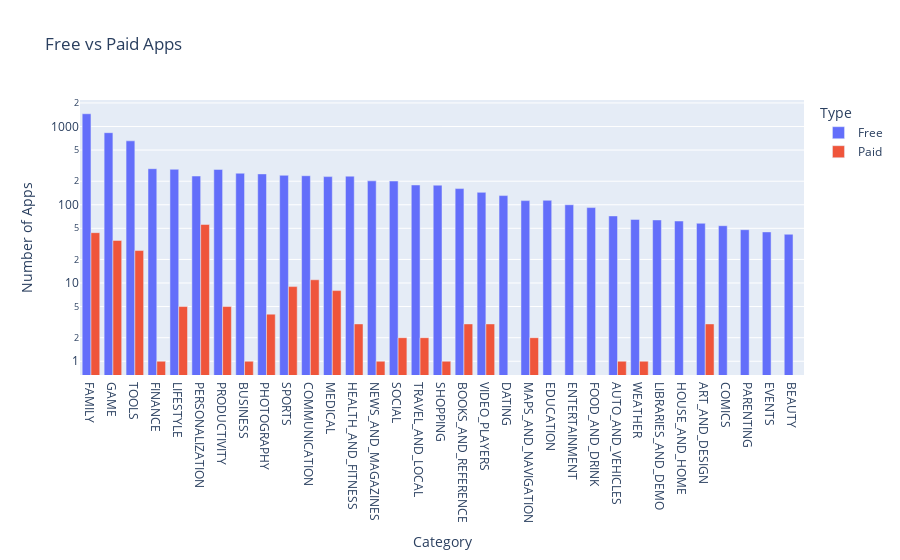

The cell this chart's notebook holds for it:
### Code cell
free_vs_paid_bar = px.bar(df_free_vs_paid, x='Category', y='App', 
                            title='Free vs Paid Apps', color='Type', barmode='group')

free_vs_paid_bar.update_layout(xaxis_title='Category',
                                yaxis_title='Number of Apps',
                                xaxis={'categoryorder':'total descending'},
                                yaxis=dict(type='log'))

free_vs_paid_bar.show()

### Figure 1 — Plotly figure (JSON) as saved in the notebook; plotly's stock layout.template omitted (floating-point values rounded to 4 significant figures)
{"data": [{"alignmentgroup": "True", "hovertemplate": "Type=Free<br>Category=%{x}<br>App=%{y}<extra></extra>", "legendgroup": "Free", "marker": {"color": "#636efa", "pattern": {"shape": ""}}, "name": "Free", "offsetgroup": "Free", "orientation": "v", "showlegend": true, "textposition": "auto", "type": "bar", "x": ["ART_AND_DESIGN", "AUTO_AND_VEHICLES", "BEAUTY", "BOOKS_AND_REFERENCE", "BUSINESS", "COMICS", "COMMUNICATION", "DATING", "EDUCATION", "ENTERTAINMENT", "EVENTS", "FAMILY", "FINANCE", "FOOD_AND_DRINK", "GAME", "HEALTH_AND_FITNESS", "HOUSE_AND_HOME", "LIBRARIES_AND_DEMO", "LIFESTYLE", "MAPS_AND_NAVIGATION", "MEDICAL", "NEWS_AND_MAGAZINES", "PARENTING", "PERSONALIZATION", "PHOTOGRAPHY", "PRODUCTIVITY", "SHOPPING", "SOCIAL", "SPORTS", "TOOLS", "TRAVEL_AND_LOCAL", "VIDEO_PLAYERS", "WEATHER"], "xaxis": "x", "y": [58, 72, 42, 161, 253, 54, 235, 131, 114, 100, 45, 1456, 289, 92, 834, 232, 62, 64, 284, 113, 229, 202, 48, 233, 248, 283, 178, 201, 238, 656, 179, 144, 65], "yaxis": "y"}, {"alignmentgroup": "True", "hovertemplate": "Type=Paid<br>Category=%{x}<br>App=%{y}<extra></extra>", "legendgroup": "Paid", "marker": {"color": "#EF553B", "pattern": {"shape": ""}}, "name": "Paid", "offsetgroup": "Paid", "orientation": "v", "showlegend": true, "textposition": "auto", "type": "bar", "x": ["ART_AND_DESIGN", "AUTO_AND_VEHICLES", "BOOKS_AND_REFERENCE", "BUSINESS", "COMMUNICATION", "FAMILY", "FINANCE", "GAME", "HEALTH_AND_FITNESS", "LIFESTYLE", "MAPS_AND_NAVIGATION", "MEDICAL", "NEWS_AND_MAGAZINES", "PERSONALIZATION", "PHOTOGRAPHY", "PRODUCTIVITY", "SHOPPING", "SOCIAL", "SPORTS", "TOOLS", "TRAVEL_AND_LOCAL", "VIDEO_PLAYERS", "WEATHER"], "xaxis": "x", "y": [3, 1, 3, 1, 11, 44, 1, 35, 3, 5, 2, 8, 1, 56, 4, 5, 1, 2, 9, 26, 2, 3, 1], "yaxis": "y"}], "layout": {"barmode": "group", "legend": {"title": {"text": "Type"}, "tracegroupgap": 0}, "title": {"text": "Free vs Paid Apps"}, "xaxis": {"anchor": "y", "categoryorder": "total descending", "domain": [0, 1], "title": {"text": "Category"}}, "yaxis": {"anchor": "x", "domain": [0, 1], "title": {"text": "Number of Apps"}, "type": "log"}}}
